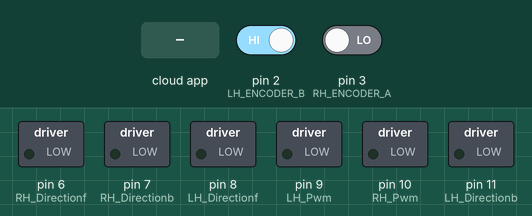
Simulated run of this sketch. Board: Arduino Uno, built with avr-gcc and run on an emulated ATmega328P. Shown: switched loads named in the sketch (green lamp = pin HIGH). The test bench sets the inputs (shaded band); at power-on: pin 2 (LH_ENCODER_B) HIGH, pin 3 (RH_ENCODER_A) LOW. The ROS host is connected and sends only what is stated.

Above: at 1.2 s.
1.3 s: the phone or cloud app sets linear.x to -100
At 2.5 s:
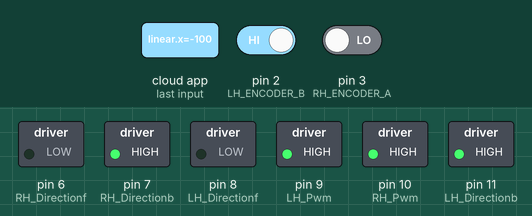
3.2 s: the phone or cloud app sets angular.z to -100
At 3.35 s:
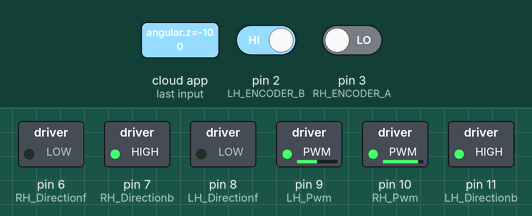
6.2 s: the phone or cloud app sets linear.x to 0
At 9.0 s:
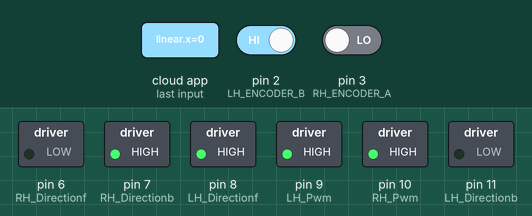
9.2 s: the phone or cloud app sets angular.z to 0
At 10.5 s:
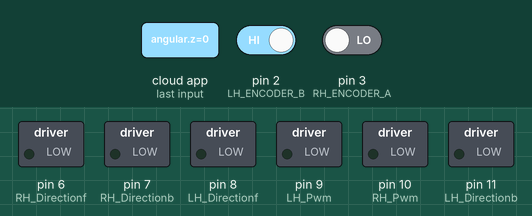
10.8 s: the phone or cloud app sets linear.x to 100
At 12.1 s:
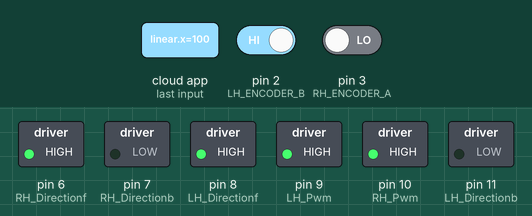
12.7 s: the phone or cloud app sets angular.z to 100
At 12.85 s:
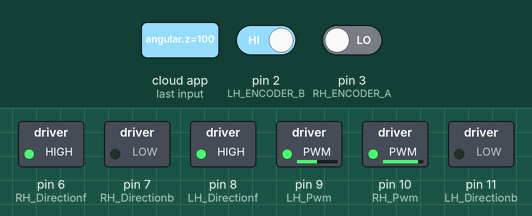
Timing chart, 0 to 15.7 s (numbered marks = the images above; inputs shaded):
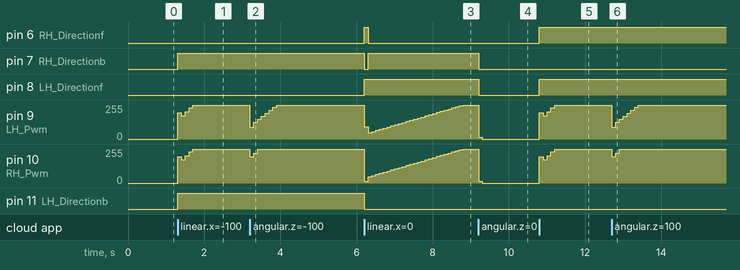

The sketch:

motor_controller.ino
```cpp
#if (ARDUINO >= 100)
 #include <Arduino.h>
#else
 #include <WProgram.h>
#endif
#include <ros.h>
#include <geometry_msgs/Vector3Stamped.h>
#include <geometry_msgs/Twist.h>
#include <ros/time.h>

#define RH_ENCODER_A 3
#define RH_ENCODER_B 5
#define LH_ENCODER_A 4
#define LH_ENCODER_B 2

#define RH_Directionf 6
#define RH_Directionb 7
#define LH_Directionf 8
#define LH_Directionb 11
#define RH_Pwm 10
#define LH_Pwm 9
#define LOOPTIME        100   // PID loop time(ms)
#define SMOOTH      10

// variables to store the number of encoder pulses
// for each motor
volatile double leftCount = 0;
volatile double rightCount = 0;
volatile double prev, now ,start, time_delay =0, counter=0, prev_rotR, prev_rotL, cur_rotR, cur_rotL;
volatile double error_l = 0, last_error1_l = 0 ;
volatile double error_r = 0, last_error1_r = 0 ;
volatile double int_errorl;
volatile double int_errorr;
unsigned long lastMilli = 0;       // loop timing
unsigned long lastMilliPub = 0;
double Required_rpml = 0;
double Required_rpmr = 0;
double RPM_left = 0;
double RPM_right = 0;
double Required_rpml_smoothed = 0;
double Required_rpmr_smoothed = 0;
char direction1 ;
char direction2 ;
int PWM_val1 = 0;
int PWM_val2 = 0;
float Kp = 150;
float Kd = 70;
float Ki = 40;

ros::NodeHandle nh;

void handle_cmd( const geometry_msgs::Twist& cmd_msg)
{
  double x = cmd_msg.linear.x;
  double z = cmd_msg.angular.z;
  if (z == 0) {     // go straight
    // convert m/s to rpm
    Required_rpml = x*60/(0.3454);       ///x < .157
    Required_rpmr = Required_rpml;
  }
  else if (x == 0) {
    // convert rad/s to rpm
    Required_rpmr = z*0.55*60/(0.3454*2);///z < .307
    Required_rpml = -Required_rpmr;
  }
  else {
    Required_rpml = x*60/(0.3454)-z*0.55*60/(0.3454*2);
    Required_rpmr = x*60/(0.3454)+z*0.55*60/(0.354*2);
  }
  int_errorr = 0;
  int_errorl = 0;
}

ros::Subscriber<geometry_msgs::Twist> sub("cmd_vel", handle_cmd);
geometry_msgs::Vector3Stamped rpm_msg;
ros::Publisher rpm_pub("rpm", &rpm_msg);
ros::Time current_time;
ros::Time last_time;

void setup()
{
 Required_rpml = 0;
 Required_rpmr = 0;
 RPM_left = 0;
 RPM_right = 0;
 PWM_val1 = 0;
 PWM_val2 = 0;
 nh.initNode();
 nh.getHardware()->setBaud(57600);
 nh.subscribe(sub);
 nh.advertise(rpm_pub);

  pinMode(LH_ENCODER_A, INPUT);
  pinMode(LH_ENCODER_B, INPUT);
  pinMode(RH_ENCODER_A, INPUT);
  pinMode(RH_ENCODER_B, INPUT);

  pinMode(RH_Directionf, OUTPUT);
  pinMode(RH_Directionb, OUTPUT);
  pinMode(LH_Directionf, OUTPUT);
  pinMode(LH_Directionb, OUTPUT);
  pinMode(RH_Pwm, OUTPUT);
  pinMode(LH_Pwm, OUTPUT);

  // initialize hardware interrupts
  attachInterrupt(0, leftEncoderEvent, CHANGE);
  attachInterrupt(1, rightEncoderEvent, CHANGE);

  prev_rotR = 0;
  prev_rotL = 0;
  prev = 0;
}

void loop()
{
  nh.spinOnce();
  unsigned long time = millis();
  if(time-lastMilli>= LOOPTIME)
  {      // enter tmed loop
  time_delay = time - prev;
  cur_rotR = rightCount/5000;
  cur_rotL = leftCount/5000 ;
  RPM_left = (cur_rotR - prev_rotR)*622;
  RPM_right = (cur_rotL - prev_rotL)*622;

  prev_rotR = cur_rotR;
  prev_rotL = cur_rotL;

  error_l = - RPM_left + Required_rpml;
  int_errorl+= error_l;
  int Value_l =  Value_l + 255*((Kp*error_l + Kd*(error_l-last_error1_l)) + Ki*(int_errorl))/(Kp*200 + Kd*400 );
  last_error1_l = error_l;
  PWM_val1 = Value_l;
  Serial.print(RPM_left);
  Serial.print("   ");


  error_r = - RPM_right + Required_rpmr;
  int_errorr+= error_r;
  int Value_r =  Value_r + 255*((Kp*error_r + Kd*(error_r-last_error1_r)) + Ki*(int_errorr))/(Kp*200 + Kd*400);
  last_error1_r = error_r;
  PWM_val2 = Value_r;
  Serial.println(RPM_right);


    if(PWM_val1 > 0) direction1 = 'f';
    else if(PWM_val1 < 0) direction1 = 'b';
    if (Required_rpml == 0) direction1 = 's';
    if(PWM_val2 > 0) direction2 = 'f';
    else if(PWM_val2 < 0) direction2 = 'b';
    if (Required_rpmr == 0) direction2 = 's';

    PWM_val1 = abs(PWM_val1);
    PWM_val2 = abs(PWM_val2);

    if ( direction1 == 'f')
    {
       digitalWrite(LH_Directionf, HIGH);
       digitalWrite(LH_Directionb, LOW);
       analogWrite(LH_Pwm, PWM_val1);
    }
    else if( direction1 == 'b')
    {
      digitalWrite(LH_Directionf, LOW);
      digitalWrite(LH_Directionb, HIGH);
      analogWrite(LH_Pwm, PWM_val1);

    }
    else if(direction1 == 's')
    {
      digitalWrite(LH_Directionf, LOW);
      digitalWrite(LH_Directionb, LOW);
      analogWrite(LH_Pwm, PWM_val1);
    }

    if ( direction2 == 'f')
    {
      digitalWrite(RH_Directionf, HIGH);
      digitalWrite(RH_Directionb, LOW);
      analogWrite(RH_Pwm, PWM_val2);
    }
    else if( direction2 == 'b')
    {
      digitalWrite(RH_Directionf, LOW);
      digitalWrite(RH_Directionb, HIGH);
      analogWrite(RH_Pwm, PWM_val2);
    }
    else if(direction2 == 's')
    {
      digitalWrite(RH_Directionf, LOW);
      digitalWrite(RH_Directionb, LOW);
      analogWrite(RH_Pwm, PWM_val2);
    }

    publishRPM(time-lastMilli);
    lastMilli = time;
  }
  if(time-lastMilliPub >= LOOPTIME)
  {
  //  publishRPM(time-lastMilliPub);
    lastMilliPub = time;
  }
}

void publishRPM(unsigned long time)
{
  rpm_msg.header.stamp = nh.now();
  rpm_msg.vector.x = RPM_left;
  rpm_msg.vector.y = RPM_right;
  rpm_msg.vector.z = double(time)/1000;
  rpm_pub.publish(&rpm_msg);
  nh.spinOnce();
}

void leftEncoderEvent()
  {
  if (digitalRead(LH_ENCODER_A) == HIGH) {
    if (digitalRead(LH_ENCODER_B) == LOW) {
      leftCount++;
    } else {
      leftCount--;
    }
  } else {
    if (digitalRead(LH_ENCODER_B) == LOW) {
      leftCount--;
    } else {
      leftCount++;
    }
  }
}

// encoder event for the interrupt call
void rightEncoderEvent()
{
  if (digitalRead(RH_ENCODER_A) == HIGH) {
    if (digitalRead(RH_ENCODER_B) == LOW) {
      rightCount++;
    } else {
      rightCount--;
    }
  } else {
    if (digitalRead(RH_ENCODER_B) == LOW) {
      rightCount--;
    } else {
      rightCount++;
    }
  }
}
```

Measured:
- after the input at 1.3 s, pin 7 (RH_Directionb), pin 11 (LH_Directionb): LOW → HIGH at once; pin 9 (LH_Pwm), pin 10 (RH_Pwm): 0/255 → 198/255 at once, → 175/255 0.10 s later, → 206/255 0.10 s later, → 236/255 0.10 s later, … (5 changes in this stretch)
- after the input at 3.2 s, pin 9 (LH_Pwm): 255/255 → 90/255 at once, → 127/255 0.10 s later, → 149/255 0.10 s later, → 171/255 0.10 s later, … (8 changes in this stretch); pin 10 (RH_Pwm): 255/255 → 198/255 at once, → 222/255 0.10 s later, → 255/255 0.10 s later
- after the input at 6.2 s, pin 6 (RH_Directionf): LOW → HIGH at once, → LOW 0.10 s later; pin 7 (RH_Directionb): HIGH → LOW at once, → HIGH 0.10 s later
- after the input at 9.2 s, pin 7 (RH_Directionb), pin 8 (LH_Directionf): HIGH → LOW at once; pin 9 (LH_Pwm), pin 10 (RH_Pwm): 255/255 → 14/255 at once, → 0/255 0.10 s later
- after the input at 10.8 s, pin 6 (RH_Directionf), pin 8 (LH_Directionf): LOW → HIGH at once; pin 9 (LH_Pwm), pin 10 (RH_Pwm): 0/255 → 198/255 at once, → 175/255 0.10 s later, → 206/255 0.10 s later, → 236/255 0.10 s later, … (5 changes in this stretch)
- after the input at 12.7 s, pin 9 (LH_Pwm): 255/255 → 90/255 at once, → 127/255 0.10 s later, → 149/255 0.10 s later, → 171/255 0.10 s later, … (8 changes in this stretch); pin 10 (RH_Pwm): 255/255 → 198/255 at once, → 222/255 0.10 s later, → 255/255 0.10 s later
